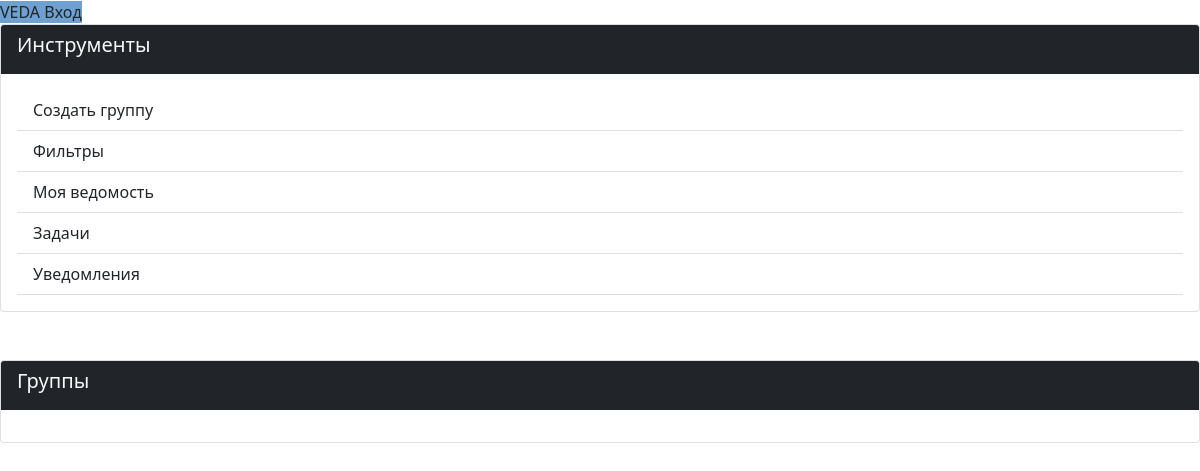
Before: / with the older database file.
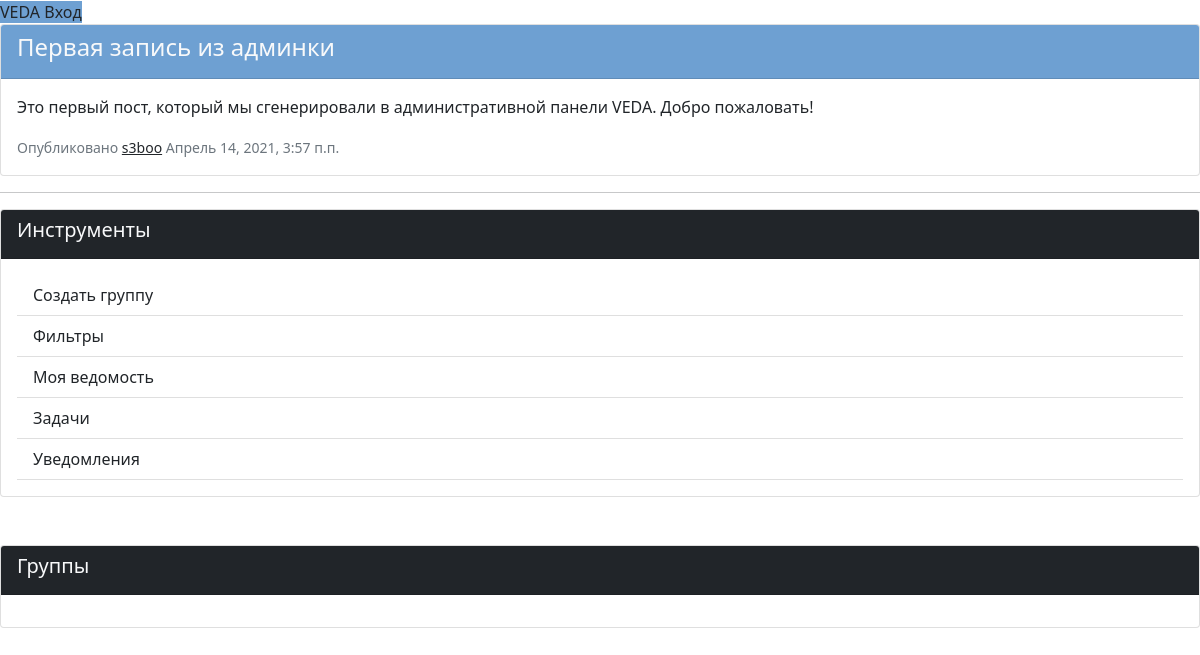
After: the same page with the newer database file.
### VEDA_application/models.py (models this page shows, shortened)
class Admin_post(models.Model):
    author = models.ForeignKey(
        Client,
        on_delete=models.SET_NULL,
        null=True
    ) # Автор поста, может отсутствовать
    article = models.CharField(max_length=50)                   # Заголовок поста
    text = models.TextField()                                   # Сообщение поста, неограниченное количество знаков
    date_of_create = models.DateTimeField(auto_now_add=True)    # Дата и время публикации поста

class Client(models.Model):
    def __str__(self):
        return self.user.username
    user = models.OneToOneField(
        User,
        on_delete=models.CASCADE,
    )   # Связь один-к-одному с пользователем
    father = models.ForeignKey(
        Parent,
        on_delete=models.SET_NULL,
        null=True,
        related_name='father'
    ) # Связь с родителем внешним ключем
    mother =  models.ForeignKey(
        Parent,
        on_delete=models.SET_NULL,
        null=True,
        related_name='mother'
    ) # Связь с родителем внешним ключом
    status = models.CharField(max_length=100)                       # Поле статуса (отображается в профиле пользователя)
    hobbies = models.CharField(max_length=100)                      # Поле хобби (используется куратором и отображается в профиле)
    day_of_birthday = models.DateField(null=True)                   # Поле дня рождения (используется куратором и отображается в профиле)
    adress = models.CharField(max_length=50)                        # Поле адреса (используется только куратором и не виден в профиле)
    userpic = models.ImageField(upload_to='userpics', null=True)    # Аватар пользователя

### VEDA_application/views.py (the view)
# urls.py: re_path('', views.index, name="index")                          # главная страница
def index(request):
    if request.method == 'GET':
        return render(request, 'index.html', context={
            'admin_posts': models.Admin_post.objects.all(),
            'groups': models.Group.objects.filter(listeners__user__username=request.user.username),
            'notifications': models.Notification.objects.filter(receiver__user__username=request.user.username),
            'tasks': models.Task.objects.filter(receiver__user__username=request.user.username)
        })

### VEDA_application/templates/index.html (shortened to what this page needs)
{% extends 'main_template.html' %}
{% load static %}
{% block application %}
  {% include 'borders_template.html' %}
  <div id="index">
    <b-container class="mt-5">
      <b-row align-h="between">
        <b-col cols="8" class="p-0">
          {% for post in admin_posts %}
            <div class="card card-outline-secondary mb-3">
              <div class="card-header bg-blue text-light">
                <h4>{{ post.article }}</h4>
              </div>
              <div class="card-body">
                <p>{{ post.text }}</p>
                <small class="text-muted">Опубликовано <a class="text-dark" href="#">{{ post.author }}</a>  {{ post.date_of_create }}</small>
              </div>
            </div>
            <hr>
          {% endfor %}
        </b-col>
        <b-col cols="3" class="p-0">
          <div class="card card-outline-secondary m-0">
            <div class="card-header bg-dark text-light">
              <h5>Инструменты</h5>
            </div>
            <div class="card-body">
              <div class="list-group list-group-flush">
                <a href="#" class="list-group-item list-group-item-action ">Создать группу</a>
                <a class="list-group-item list-group-item-action" href="#">Фильтры</a>
                <a href="#" class="list-group-item list-group-item-action">Моя ведомость</a>
                <a href="#task-collapse" @click.prevent v-b-toggle class="list-group-item list-group-item-action d-flex justify-content-between align-items-center">
                  Задачи {% if tasks %} <b-badge class="text-light bg-dark">{{ tasks|length }} </b-badge> {% endif %}
                </a>
                <a href="#notification-collapse" @click.prevent v-b-toggle class="list-group-item list-group-item-action d-flex justify-content-between align-items-center">
                  Уведомления  {% if notifications %} <b-badge class="text-light bg-dark"> {{ notifications|length }} </b-badge> {% endif %}
                </a>
                </div>
            </div>
          </div>
          <div class="card card-outline-secondary mt-5">
            <div class="card-header bg-dark text-light">
              <h5>Группы</h5>
            </div>
            <div class="card-body">
            </div>
          </div>
        </b-col>
      </b-row>
    </b-container>
  </div>
{% endblock application %}

### VEDA_application/templates/main_template.html (shortened to what this page needs)
{% load static %}
<!DOCTYPE html>
<html lang="ru">
<head>
  <link type="text/css" rel="stylesheet" href="{% static 'bootstrap.min.css' %}" />
  <link type="text/css" rel="stylesheet" href="//unpkg.com/bootstrap-vue@latest/dist/bootstrap-vue.min.css" />
  <link rel="stylesheet" href="{% static 'bg.css' %}">
</head>
<body>
  {% block application %}{% endblock %}
</body>
</html>

### VEDA_application/templates/borders_template.html (shortened to what this page needs)
{% load static %}
<div id="bar">
  <b-navbar sticky toggleable type="dark"  class="bg-blue">
    <b-container>
      <b-navbar-brand
        href="{% url 'index' %} "
        class="mx-auto">VEDA</b-navbar-brand>
      <b-collapse id="navbar-toggle-collapse" is-nav>
        <b-navbar-nav class="ml-auto">
          {% if user.is_authenticated %}
            <b-nav-item align="right" href="#">
              Настройки
              <b-icon icon="gear-fill" aria-hidden="true"></b-icon>
            </b-nav-item>
            <b-nav-item align="right" href="#">
              Выход
              <b-icon icon="person-fill"></b-icon>
            </b-nav-item>
          {% else %}
            <b-nav-item align="right" href="#">
              Вход
            </b-nav-item>
          {% endif %}
        </b-navbar-nav>
      </b-collapse>
    </b-container>
  </b-navbar>
</div>

### static/bg.css (style rules this page uses)
.bg-blue { background-color: #6ea0d2; }

Changed rows visible on the page:
added Admin_post: article "Первая запись из админки", text "Это первый пост, который мы сгенерировали в административной панели VEDA. Добро пожаловать!", author "s3boo", date_of_create "Апрель 14, 2021, 3:57 п.п."
